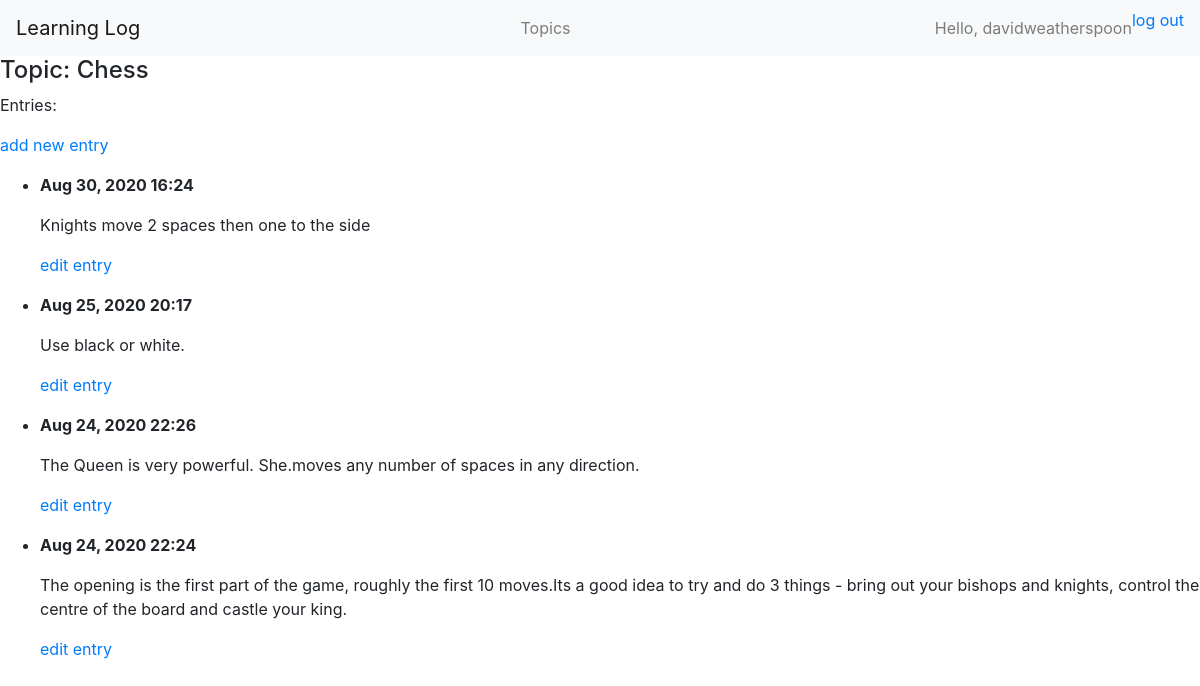
The page /topics/1/ (signed in) on the database its author committed.
### learning_logs/models.py (models this page shows, shortened)
class Topic(models.Model):
    text = models.CharField(max_length=200)
    date_added = models.DateTimeField(auto_now_add=True)
    owner = models.ForeignKey(User, on_delete=models.CASCADE)
    def __str__(self):
        return self.text

class Entry(models.Model):
    topic = models.ForeignKey(Topic, on_delete=models.CASCADE)
    text = models.TextField()
    date_added = models.DateTimeField(auto_now_add=True)
    class Meta:
        verbose_name_plural = 'entries'

### learning_logs/views.py (the view)
# urls.py: path('topics/<int:topic_id>/', views.topic, name='topic'),
@login_required
def topic(request, topic_id):
    topic = Topic.objects.get(id=topic_id)
    check_topic_owner(topic.owner, request.user)
    entries = topic.entry_set.order_by('-date_added')
    context = {'topic': topic, 'entries': entries}
    return render(request, 'learning_logs/topic.html', context)

### learning_logs/views.py (called while the page is built)
def check_topic_owner(owner, user):
    if owner != user:
        raise Http404

### learning_logs/templates/learning_logs/topic.html
{% extends "learning_logs/base.html" %}
{% block content %}
    <h4>Topic: {{topic}}</h4>
    <p>Entries:</p>
    <p>
        <a href="{% url 'learning_logs:new_entry' topic.id %}">add new entry</a>
    </p>
    <ul>
        {% for entry in entries %}
            <li>
                <p><strong>{{ entry.date_added|date:'M d, Y H:i' }}</strong></p>
                <p>{{ entry.text|linebreaks }}</p>
                <p>
                    <a href="{% url 'learning_logs:edit_entry' entry.id %}">edit entry</a>
                </p>
            </li>
        {% empty %}
            <li>No entries for this topic have been added yet.</li>
        {% endfor %}
    </ul>
{% endblock content %}

### learning_logs/templates/learning_logs/base.html (shortened to what this page needs)
{% load bootstrap4 %}
<!DOCTYPE html>
<html lang="en">
<head>
    {% bootstrap_css %}
</head>
<body>
    <nav class="navbar navbar-expand-lg navbar-light bg-light">
        <a class="navbar-brand" href="{% url 'learning_logs:index' %}">Learning Log</a>
        <div class="collapse navbar-collapse" id="navbarText">
            <ul class="navbar-nav ml-auto">
                <li class="nav-item">
                  <a class="nav-link" href="{% url 'learning_logs:topics' %}">Topics</a>
                </li>
            </ul>
            {% if user.is_authenticated %}
                <ul class="navbar-nav ml-auto">
                    <span class="navbar-text">
                        Hello, {{ user.username }}
                    </span>
                    <li class="nav-item">
                        <a href="{% url 'users:logout' %}">log out</a>
                    </li>
                </ul>
            {% endif %}
        </div>
      </nav>
    {% block content %}
    {% endblock content %}
</body>
</html>

### rows shown on the page
Topic: text "Chess"
Entry: date_added "Aug 30, 2020 16:24", text "Knights move 2 spaces then one to the side"
Entry: date_added "Aug 25, 2020 20:17", text "Use black or white."
Entry: date_added "Aug 24, 2020 22:26", text "The Queen is very powerful. She.moves any number of spaces in any direction."
Entry: date_added "Aug 24, 2020 22:24", text "The opening is the first part of the game, roughly the first 10 moves.Its a good idea to try and do 3 things - bring out your bishops and knights, control the centre of the board and castle your king."

### other values the page prints
{{ user.username }} "davidweatherspoon"
